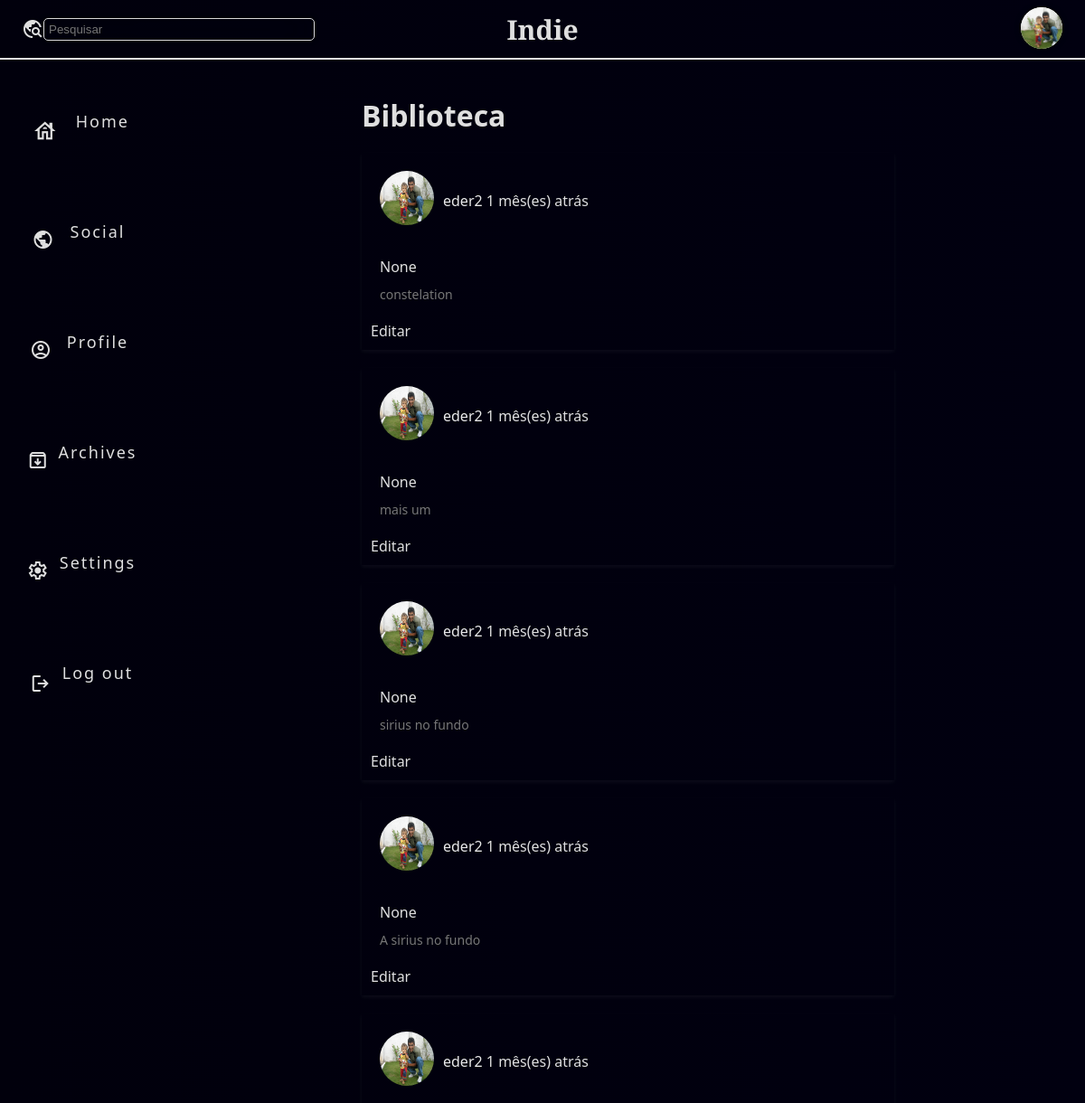
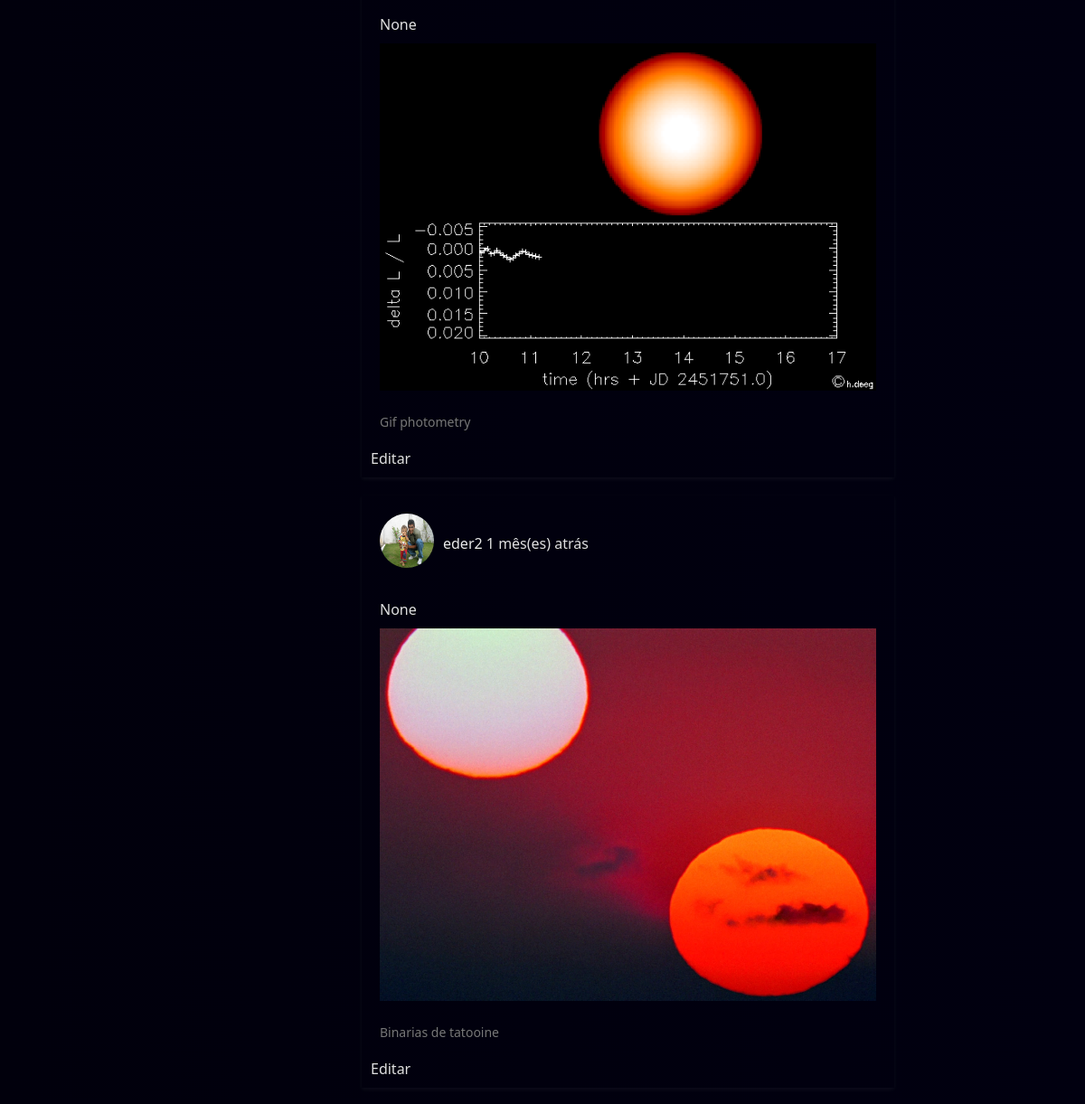
The app's page /files/library/ (signed in) with its own data (2 pictures, top to bottom).
### storage_app/models.py (models this page shows, shortened)
class UserProfile(models.Model):
    user = models.OneToOneField(CustomUser, on_delete=models.CASCADE, related_name='profile')
    profile_picture = models.ImageField(upload_to='profile_pictures/', blank=True, null=True)
    bio = models.TextField(max_length=200, blank=True)
    following = models.ManyToManyField(CustomUser, related_name='followers', blank=True)

class Publication(models.Model):
    author = models.ForeignKey(CustomUser, on_delete=models.CASCADE)
    title = models.TextField(blank=False, null=True, max_length=30)
    text = models.TextField(blank=True, null=True, max_length=639)
    image = models.ImageField(upload_to='post_images/', blank=True, null=True)
    video = models.FileField(upload_to='post_videos/', blank=True, null=True)
    attachments = models.ManyToManyField('Attachment', related_name='publications')
    created_at = models.DateTimeField(auto_now_add=True)
    is_public = models.BooleanField(default=True)
    likes = models.ManyToManyField(CustomUser, related_name='liked_publications', blank=True)

### indie_app/models.py (models this page shows, shortened)
class CustomUser(AbstractUser):
    username = models.CharField(max_length=30, unique=True)
    name = models.CharField(max_length=100)
    following = models.ManyToManyField('self', blank=True, symmetrical=False, related_name='followings')

### storage_app/views.py (the view)
# urls.py: path('library/', views.library, name='library'),
@login_required(login_url='indie_app:login')
def library(request):
    user = request.user
    user_publications = Publication.objects.filter(author=user).order_by('-created_at')#[:10]
    user_profile, created = UserProfile.objects.get_or_create(user=request.user)
    for publication in user_publications:
        natural_time = naturaltime(publication.created_at)
        if ',' in natural_time:
            natural_time = natural_time.replace(',', ' e')
        if 'hora' in natural_time:
            natural_time = natural_time.replace('horaatrás', 'hora atrás')
        if 'horas' in natural_time:
            natural_time = natural_time.replace('horasatrás', 'horas atrás')
        if 'dia' in natural_time:
            natural_time = natural_time.replace('diaatrás', 'dia atrás')
        if 'dia' in natural_time:
            natural_time = natural_time.replace('diasatrás', 'dias atrás')
        if 'semana' in natural_time:
            natural_time = natural_time.replace('semanaatrás', 'semana(s) atrás')
        if 'mês' in natural_time:
            natural_time = natural_time.replace('mêsatrás', 'mês(es) atrás')
        if 'ano' in natural_time:
            natural_time = natural_time.replace('anoatrás', 'ano(s) atrás')
        publication.formatted_created_at = natural_time
    for publication in user_publications:
        if publication.image:
            publication.media_type = 'image'
        elif publication.video:
            publication.media_type = 'video'
        else:
            publication.media_type = 'text'
    context = {
        'user_publications': user_publications,
        'user_profile': user_profile,
    }
    return render(request, 'main/library.html', context)

### indie_app/context_processors.py (called while the page is built)
def user_profile(request):
    if request.user.is_authenticated:
        user_profile = CustomUser.objects.get(username=request.user.username)
        return {'user_profile': user_profile}
    return {}

### templates/main/library.html (shortened to what this page needs)
{% extends 'base.html' %}
{% load static %}
{% load humanize %}
{% block content %}
<!DOCTYPE html>
<html lang="en">
<head>
    <link rel="stylesheet" href="{% static 'css/main/library.css' %}">
</head>
<body>
    <section class="main_library">
      <section class="left_lane">
        <ul class="nav-list2">
          <li class="li_nav">
            <a id="l" name="notific" href="{% url 'indie_app:main' %}">
              <span id="notific" class="material-symbols-outlined">
                </span>
                Home
            </a>
          </li>
          <li class="li_nav">
            <a id="l" name="social"  href="{% url 'letter_app:inbox' %}"> <span id="social" class='material-symbols-outlined'>
            </span>Social</a>
          </li>
          <li class="li_nav">
            <a id="l" name="profile" href="{% url 'storage_app:userprofile' user_id=request.user.id %}">
              <span id="profile" class='material-symbols-outlined'>
              </span>Profile
            </a>
          </li>
          <li class="li_nav">
            <a id="l" name="archives"  href="{% url 'storage_app:library' %}"> <span id="archives" class='material-symbols-outlined'>
            </span>Archives</a>
          </li>
          <li class="li_nav">
            <a id="l" name="settings"  href="#"> <span id="settings" class='material-symbols-outlined'>
            </span>Settings</a>
          </li>
          <li class="li_nav">
            <a id="l" name="logout"  href="{% url 'indie_app:logout' %}"> <span id="logout" class='material-symbols-outlined'>
            </span>Log out</a>
          </li>
        </ul>
      </section>
        <section class="library-container">
            <section class="escritas">
                <h1 id="nomeprincipal_library">Biblioteca</h2>
            </section>
            {% for publication in user_publications %}
            {% if publication.author == user %}
            <section class="publication">
                <article class="user-info">
                    <a href="{% url 'storage_app:userprofile' user_id=publication.author.profile.user.id %}">
                        {% if publication.author.profile.profile_picture %}
                        <img style="width: 60px; height: 60px;" src="{{ publication.author.profile.profile_picture.url }}" alt="{{ publication.author.username }}'s Profile Picture">
                        {% else %}
                        <img style="width: 60px; height: 60px;" src="{% static 'img/whyman.png' %}" alt="Foto de Perfil">
                        {% endif %}
                    </a>
                    <article class="user-details">
                        <a href="{% url 'storage_app:userprofile' user_id=publication.author.profile.user.id %}">{{ publication.author.username }}</a>
                        <span>{{ publication.formatted_created_at }}</span>
                    </article>
                </article>
                <article class="publication-content">
                    <p>{{ publication.title }}</p>
                    {% if publication.media_type == 'image' %}
                    <img src="{{ publication.image.url }}" alt="Imagem">
                    {% elif publication.media_type == 'video' %}
                    <video controls width="100%" height="auto">
                        <source src="{{ publication.video.url }}" type="{{ publication.video.content_type }}">
                        Seu navegador não suporta a exibição de vídeos.
                    </video>
                    {% endif %}
                    <p>{{ publication.text }}</p>
                </article>
                <article class="interactions">
                    <a href="{% url 'storage_app:edit_post' post_id=publication.id %}">Editar</a>
                </article>
            </section>
            {% endif %}
            {% endfor %}
        </section>
    </section>
</body>
</html>
{% endblock %}

### templates/base.html (shortened to what this page needs)
{% load humanize %}
{% load static %}
<!DOCTYPE html>
<html lang="pt-br">
<head>
    <link rel="stylesheet" href="{% static 'css/main/estruturamain.css' %}">
    <link rel="stylesheet" href="{% static 'css/main/feed.css' %}">
</head>
<body>
  <header>
      <nav>
        <h1 class="nomelogo"><a href="{% url 'indie_app:main' %}">Indie</a></h1>
        <article>
          <form action="#" ><input type="search" class="pesquisamain" placeholder="Pesquisar"></form>
          <span class="material-symbols-outlined" id="searchicon">
          </span>
        </article>
        <a class="logo" href="{% url 'storage_app:userprofile' user_id=request.user.id %}">
          {% if user_profile.profile_picture %}
            <article class="circle"><img src="{{ user_profile.profile_picture.url }}" alt="Foto de Perfil" class="perfilf"></article>
          {% else %}
            <article class="circle"><img src="{% static 'img/whyman.png' %}" alt="Foto de Perfilp" class="perfilf"></article>
          {% endif %}
        </a>
      </nav>
  </header>
    {% block content %}
    {% endblock %}
</body>
</html>

### static/css/main/estruturamain.css (style rules this page uses)
:root { --letrasClaras: #dfdfdf; --letrasAzuis: rgb(0, 0, 19); --fundoAzul: linear-gradient(to right, rgb(1, 0, 12), rgb(1, 0, 14), rgb(1, 0, 16)); --fundoBranco: linear-gradient(to right, rgb(245, 245, 245), rgb(235, 235, 235), rgb(225, 225, 225)); --fundoIndigo: linear-gradient(to right, #223f55, #213e54, #25445d); }
* { margin: 0; padding: 0; }
html { background: var(--fundoAzul); }
body { font-family: system-ui, -apple-system, BlinkMacSystemFont, 'Segoe UI', Roboto, Oxygen, Ubuntu, Cantarell, 'Open Sans', 'Helvetica Neue', sans-serif; overflow-x: hidden; }
a { color: var(--letrasClaras); text-decoration: none; transition: 0.3s; }
nav { display: flex; justify-content: space-around; align-items: center; font-family: system-ui, -apple-system, Helvetica, Arial, sans-serif; height: 8vh; border-bottom: 2px solid var(--letrasClaras); color: var(--letrasClaras); }
.nomelogo { font-family: 'Playfair Display', serif; text-align: center; position: absolute; font-size: 30px; }
.pesquisamain { padding: 5px; position: absolute; border-radius: 5px; background: transparent; backdrop-filter: blur(20px); color: var(--letrasClaras); border: 1px solid rgb(215, 215, 215); box-shadow: 0 0 5px 0 rgba(0, 0, 0, 1); height: 25px; width: 300px; top: 2.5vh; left: 4vw; }
#searchicon { position: absolute; color: var(--fundoBranco); left: 2vw; top: 2.5vh; }
.perfilf { max-width: 46px; max-height: 46px; width: auto; height: auto; border-radius: 50%; position: absolute; right: 2vw; top: 0.85vh; border: 1px solid black; background-color: var(--letrasClaras); box-shadow: 0 0 5px 0 rgba(0, 0, 0, 0.5); }
.nav-list2 { font-family: system-ui, -apple-system, Helvetica, Arial, sans-serif; font-size: 18px; position: relative; top: 0vh; left: -22vw; width: 20vw; height: 92vh; letter-spacing: 2px; display: flex; list-style: none; flex-direction: column; align-items: center; justify-content: space-around; transform: translateX(100%); transition: transform 0.3s ease-in; }
#notific { font-size: 28px; position: relative; bottom: -0.75vh; left: -1.1vw; }
#social { position: relative; bottom: -0.6vh; left: -1.5vw; }
#profile { position: relative; bottom: -0.6vh; left: -1.4vw; }
#archives { position: relative; bottom: -0.6vh; left: -0.9vw; }
#settings { position: relative; bottom: -0.6vh; left: -1vw; }
#logout { position: relative; bottom: -0.7vh; left: -1vw; }
.l, #l { cursor: pointer; padding: 0px; }
@media screen and (min-width: 601px) { .publication { width: 400px; } }
.publication { margin: 10px; padding: 10px; }
.user-info img { width: 40px; height: 40px; border-radius: 50%; margin-right: 10px; }
.publication img { max-width: 100%; height: auto; }
.publication p { margin-top: 10px; }

### static/css/main/feed.css (style rules this page uses)
:root { --letrasClaras: #dfdfdf; --letrasAzuis: rgb(0, 0, 19); --fundoAzul: linear-gradient(to right, rgb(1, 0, 12), rgb(1, 0, 14), rgb(1, 0, 16)); --fundoBranco: linear-gradient(to right, rgb(245, 245, 245), rgb(235, 235, 235), rgb(225, 225, 225)); --fundoIndigo: linear-gradient(to right, #223f55, #213e54, #25445d); }
.publication { margin-bottom: 20px; box-shadow: 0 2px 4px rgba(255, 255, 255, 0.05); }
.user-info { display: flex; align-items: center; padding: 10px; }
.user-info img { width: 40px; height: 40px; border-radius: 50%; margin-right: 10px; }
.user-info a { text-decoration: none; color: #e9e9e9; }
.publication-content { padding: 10px; }
.publication-content img, .publication-content video { max-width: 100%; height: auto; margin-bottom: 10px; }
.publication-content p { margin-bottom: 10px; }
.publication-content p:last-child { color: #777; font-size: 14px; }
.perfilf { width: 100%; height: 100%; position: absolute; border-radius: 50%; object-fit: cover; }

### static/css/main/library.css (style rules this page uses)
:root { --letrasClaras: #dfdfdf; --letrasAzuis: rgb(0, 0, 19); --fundoAzul: linear-gradient(to right, rgb(1, 0, 12), rgb(1, 0, 14), rgb(1, 0, 16)); --fundoBranco: linear-gradient(to right, rgb(245, 245, 245), rgb(235, 235, 235), rgb(225, 225, 225)); --fundoIndigo: linear-gradient(to right, #223f55, #213e54, #25445d); }
body { font-family: system-ui, -apple-system, Helvetica, Arial, sans-serif; background-image: var(--fundoAzul); color: var(--letrasClaras); }
.main_library { display: flex; }
.library-container { max-height: 90%; overflow-y: auto; margin: 30px; }
.escritas { padding: 10px; }
#nomeprincipal_library { font-size: xx-large; }
@media screen and (min-width: 999px) { .library-container { position: relative; left: 10vw; } }
@media screen and (min-width: 999px) { .publication { width: 569px; } }

### records on screen
UserProfile: profile_picture (picture)
Publication: author.profile.profile_picture (picture), author.username "eder2", formatted_created_at "1 mês(es) atrás", title "None", text "constelation"
Publication: author.profile.profile_picture (picture), author.username "eder2", formatted_created_at "1 mês(es) atrás", title "None", text "mais um"
Publication: author.profile.profile_picture (picture), author.username "eder2", formatted_created_at "1 mês(es) atrás", title "None", text "sirius no fundo"
Publication: author.profile.profile_picture (picture), author.username "eder2", formatted_created_at "1 mês(es) atrás", title "None", text "A sirius no fundo"
Publication: author.profile.profile_picture (picture), author.username "eder2", formatted_created_at "1 mês(es) atrás", title "None", image (picture), text "Gif photometry"
Publication: author.profile.profile_picture (picture), author.username "eder2", formatted_created_at "1 mês(es) atrás", title "None", image (picture), text "Binarias de tatooine"
